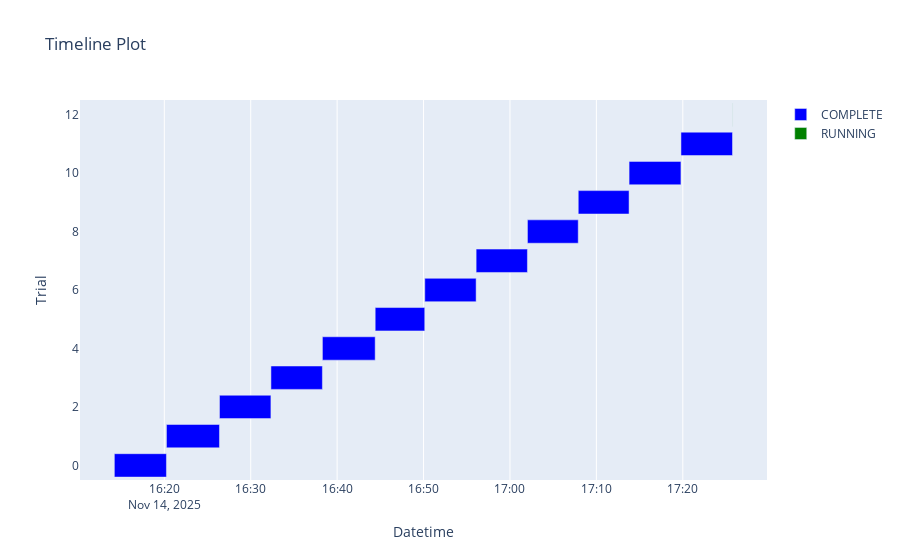

Notebook source saved alongside this figure:
### Code cell
optuna.visualization.plot_timeline(study)

### Figure 1 — Plotly figure (JSON) as saved in the notebook; plotly's stock layout.template omitted (floating-point values rounded to 4 significant figures)
{"data": [{"base": ["2025-11-14T16:14:13.130202", "2025-11-14T16:20:14.889738", "2025-11-14T16:26:23.062809", "2025-11-14T16:32:20.298664", "2025-11-14T16:38:17.711405", "2025-11-14T16:44:24.170105", "2025-11-14T16:50:08.434749", "2025-11-14T16:56:05.096104", "2025-11-14T17:02:01.264508", "2025-11-14T17:07:54.010258", "2025-11-14T17:13:46.980879", "2025-11-14T17:19:47.127137"], "hovertemplate": "%{text}<extra>COMPLETE</extra>", "marker": {"color": "blue"}, "name": "COMPLETE", "orientation": "h", "text": ["{<br>  \"number\": 0,<br>  \"values\": [<br>    0.419217973947525<br>  ],<br>  \"params\": {<br>    \"lambda_d\": 0.13292918943162169,<br>    \"lambda_g2\": 0.9507143064099162,<br>    \"lambda_r\": 7.177141927992021e-07,<br>    \"lambda_l1\": 3.8480732119896785e-12,<br>    \"lambda_l2\": 1.5284842437384176e-19,<br>    \"lambda_neighborhood_g1\": 0.15599452033620265,<br>    \"lambda_getis_ord\": 0.05808361216819946,<br>    \"lambda_moran\": 0.8661761457749352,<br>    \"lambda_geary\": 0.6011150117432088,<br>    \"lambda_ct_islands\": 17.71884735480682<br>  }<br>}", "{<br>  \"number\": 1,<br>  \"values\": [<br>    0.38017356395721436<br>  ],<br>  \"params\": {<br>    \"lambda_d\": 0.011527987128232402,<br>    \"lambda_g2\": 0.9699098521619943,<br>    \"lambda_r\": 4.566054873446131e-06,<br>    \"lambda_l1\": 2.1663579511421767e-16,<br>    \"lambda_l2\": 3.511959839076224e-19,<br>    \"lambda_neighborhood_g1\": 0.18340450985343382,<br>    \"lambda_getis_ord\": 0.3042422429595377,<br>    \"lambda_moran\": 0.5247564316322378,<br>    \"lambda_geary\": 0.43194501864211576,<br>    \"lambda_ct_islands\": 0.055895242052179224<br>  }<br>}", "{<br>  \"number\": 2,<br>  \"values\": [<br>    0.4057907462120056<br>  ],<br>  \"params\": {<br>    \"lambda_d\": 0.6847920095574779,<br>    \"lambda_g2\": 0.13949386065204183,<br>    \"lambda_r\": 2.1734877073417375e-10,<br>    \"lambda_l1\": 1.0714706425889985e-14,<br>    \"lambda_l2\": 2.4264971135709323e-15,<br>    \"lambda_neighborhood_g1\": 0.7851759613930136,<br>    \"lambda_getis_ord\": 0.19967378215835974,<br>    \"lambda_moran\": 0.5142344384136116,<br>    \"lambda_geary\": 0.5924145688620425,<br>    \"lambda_ct_islands\": 0.0018997763474111276<br>  }<br>}", "{<br>  \"number\": 3,<br>  \"values\": [<br>    0.37990671396255493<br>  ],<br>  \"params\": {<br>    \"lambda_d\": 0.6647135865318028,<br>    \"lambda_g2\": 0.17052412368729153,<br>    \"lambda_r\": 3.314459707751232e-12,<br>    \"lambda_l1\": 2.739939098884374e-08,<br>    \"lambda_l2\": 3.302542863799678e-08,<br>    \"lambda_neighborhood_g1\": 0.8083973481164611,<br>    \"lambda_getis_ord\": 0.3046137691733707,<br>    \"lambda_moran\": 0.09767211400638387,<br>    \"lambda_geary\": 0.6842330265121569,<br>    \"lambda_ct_islands\": 0.4374364439939078<br>  }<br>}", "{<br>  \"number\": 4,<br>  \"values\": [<br>    0.3898485004901886<br>  ],<br>  \"params\": {<br>    \"lambda_d\": 0.023233503515390115,<br>    \"lambda_g2\": 0.4951769101112702,<br>    \"lambda_r\": 1.8841183049085133e-12,<br>    \"lambda_l1\": 1.0058296249730954e-08,<br>    \"lambda_l2\": 4.196814197177287e-18,<br>    \"lambda_neighborhood_g1\": 0.662522284353982,<br>    \"lambda_getis_ord\": 0.31171107608941095,<br>    \"lambda_moran\": 0.5200680211778108,<br>    \"lambda_geary\": 0.5467102793432796,<br>    \"lambda_ct_islands\": 0.012856617791467934<br>  }<br>}", "{<br>  \"number\": 5,<br>  \"values\": [<br>    0.42326390743255615<br>  ],<br>  \"params\": {<br>    \"lambda_d\": 0.08853207249921384,<br>    \"lambda_g2\": 0.8285837049713259,<br>    \"lambda_r\": 3.104185841335296e-07,<br>    \"lambda_l1\": 1.1120487616914724e-10,<br>    \"lambda_l2\": 3.0717127079259047e-13,<br>    \"lambda_neighborhood_g1\": 0.29247524994196866,<br>    \"lambda_getis_ord\": 0.15469457423971228,<br>    \"lambda_moran\": 0.8131539216814516,<br>    \"lambda_geary\": 0.2863134089872913,<br>    \"lambda_ct_islands\": 3.6463529037642606<br>  }<br>}", "{<br>  \"number\": 6,<br>  \"values\": [<br>    0.4101172089576721<br>  ],<br>  \"params\": {<br>    \"lambda_d\": 0.02860690530470482,<br>    \"lambda_g2\": 0.6848472378183436,<br>    \"lambda_r\": 1.5985861081273896e-06,<br>    \"lambda_l1\": 4.652352668282912e-11,<br>    \"lambda_l2\": 2.2539489512347304e-10,<br>    \"lambda_neighborhood_g1\": 0.7287946656047848,<br>    \"lambda_getis_ord\": 0.5214211465633622,<br>    \"lambda_moran\": 0.7839610299893948,<br>    \"lambda_geary\": 0.2860607841817536,<br>    \"lambda_ct_islands\": 0.5739641064002485<br>  }<br>}", "{<br>  \"number\": 7,<br>  \"values\": [<br>    0.42231976985931396<br>  ],<br>  \"params\": {<br>    \"lambda_d\": 0.04020606501247327,<br>    \"lambda_g2\": 0.8142366311072734,<br>    \"lambda_r\": 1.5289018707852674e-06,<br>    \"lambda_l1\": 1.38587193994812e-13,<br>    \"lambda_l2\": 6.383086759629533e-08,<br>    \"lambda_neighborhood_g1\": 0.25538458986296925,<br>    \"lambda_getis_ord\": 0.20982670999441808,<br>    \"lambda_moran\": 0.42603205056310445,<br>    \"lambda_geary\": 0.38364377864296606,<br>    \"lambda_ct_islands\": 0.10205297579230542<br>  }<br>}", "{<br>  \"number\": 8,<br>  \"values\": [<br>    0.3705120384693146<br>  ],<br>  \"params\": {<br>    \"lambda_d\": 0.6075010409847462,<br>    \"lambda_g2\": 0.8775581091558742,<br>    \"lambda_r\": 3.3687791177804625e-05,<br>    \"lambda_l1\": 1.879301012948894e-11,<br>    \"lambda_l2\": 1.871525412519476e-15,<br>    \"lambda_neighborhood_g1\": 0.2448272592803147,<br>    \"lambda_getis_ord\": 0.8686133721856208,<br>    \"lambda_moran\": 0.8770886159613751,<br>    \"lambda_geary\": 0.20168185444958103,<br>    \"lambda_ct_islands\": 230.76454774258767<br>  }<br>}", "{<br>  \"number\": 9,<br>  \"values\": [<br>    0.4091854989528656<br>  ],<br>  \"params\": {<br>    \"lambda_d\": 1.3388565864767465,<br>    \"lambda_g2\": 0.6000171479261069,<br>    \"lambda_r\": 5.220932610204395e-06,<br>    \"lambda_l1\": 1.8569683894363204e-09,<br>    \"lambda_l2\": 5.3183003820436214e-14,<br>    \"lambda_neighborhood_g1\": 0.37749506498631336,<br>    \"lambda_getis_ord\": 0.43281751603531365,<br>    \"lambda_moran\": 0.8716949072119298,<br>    \"lambda_geary\": 0.6182104399299055,<br>    \"lambda_ct_islands\": 2.694936492618335<br>  }<br>}", "{<br>  \"number\": 10,<br>  \"values\": [<br>    0.423446923494339<br>  ],<br>  \"params\": {<br>    \"lambda_d\": 0.5993169079082212,<br>    \"lambda_g2\": 0.480945258455934,<br>    \"lambda_r\": 3.5945189344906345e-07,<br>    \"lambda_l1\": 2.880528139932624e-11,<br>    \"lambda_l2\": 6.149503722191046e-13,<br>    \"lambda_neighborhood_g1\": 0.1827309653055063,<br>    \"lambda_getis_ord\": 0.12664114040606558,<br>    \"lambda_moran\": 0.5634050485262804,<br>    \"lambda_geary\": 0.11659975357660013,<br>    \"lambda_ct_islands\": 7.995327180066547<br>  }<br>}", "{<br>  \"number\": 11,<br>  \"values\": [<br>    0.43150439858436584<br>  ],<br>  \"params\": {<br>    \"lambda_d\": 0.38373950049277555,<br>    \"lambda_g2\": 0.9277373754719559,<br>    \"lambda_r\": 4.36246183481008e-08,<br>    \"lambda_l1\": 1.1168829715836536e-11,<br>    \"lambda_l2\": 1.6728869552033212e-14,<br>    \"lambda_neighborhood_g1\": 0.21612010895809747,<br>    \"lambda_getis_ord\": 0.07312174747558967,<br>    \"lambda_moran\": 0.7472340438518933,<br>    \"lambda_geary\": 0.025650387767137683,<br>    \"lambda_ct_islands\": 0.14150993951121404<br>  }<br>}"], "textposition": "none", "type": "bar", "x": [361700.0, 368100.0, 357200.0, 357400.0, 366400.0, 344200.0, 356600.0, 356100.0, 352700.0, 352900.0, 360100.0, 357900.0], "y": [0, 1, 2, 3, 4, 5, 6, 7, 8, 9, 10, 11]}, {"base": ["2025-11-14T17:25:45.114428"], "hovertemplate": "%{text}<extra>RUNNING</extra>", "marker": {"color": "green"}, "name": "RUNNING", "orientation": "h", "text": ["{<br>  \"number\": 12,<br>  \"values\": null,<br>  \"params\": {<br>    \"lambda_d\": 0.08781014834528746,<br>    \"lambda_g2\": 0.21122133130840814,<br>    \"lambda_r\": 9.35353681850195e-09,<br>    \"lambda_l1\": 8.826483706579069e-15,<br>    \"lambda_l2\": 2.0013044580099934e-10,<br>    \"lambda_neighborhood_g1\": 0.4517079036877701,<br>    \"lambda_getis_ord\": 0.010474863448450389,<br>    \"lambda_moran\": 0.7311116315737953,<br>    \"lambda_geary\": 0.1856281648606747,<br>    \"lambda_ct_islands\": 4.960640486718709<br>  }<br>}"], "textposition": "none", "type": "bar", "x": [948.7], "y": [12]}], "layout": {"showlegend": true, "title": {"text": "Timeline Plot"}, "xaxis": {"title": {"text": "Datetime"}, "type": "date"}, "yaxis": {"title": {"text": "Trial"}}}}
